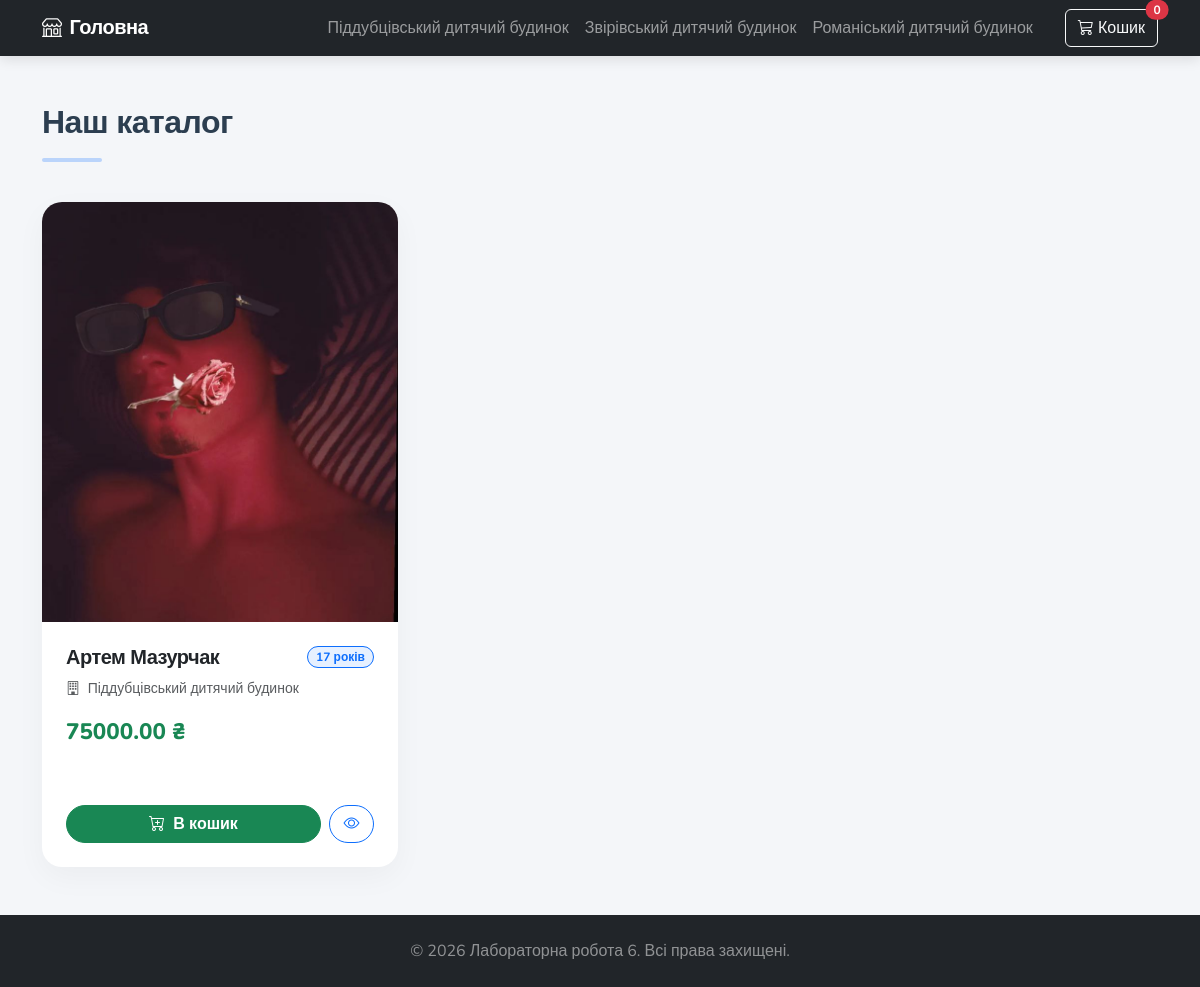
Page /category/1/ on the committed database.
### lab4/models.py (models this page shows, shortened)
class Orphanage(models.Model):
    name = models.CharField(max_length=150, verbose_name="Назва закладу")
    city = models.CharField(max_length=100, verbose_name="Місто")
    created_at = models.DateTimeField(auto_now_add=True, verbose_name="Створено о")
    updated_at = models.DateTimeField(auto_now=True, verbose_name="Оновлено о")
    class Meta:
        verbose_name = "Дитячий будинок"
        verbose_name_plural = "Дитячі будинки"

class Child(models.Model):
    first_name = models.CharField(max_length=50, verbose_name="Ім'я")
    last_name = models.CharField(max_length=50, verbose_name="Прізвище")
    age = models.PositiveIntegerField(verbose_name="Вік")
    price = models.DecimalField(max_digits=10, decimal_places=2, verbose_name="Ціна (грн)")
    orphanage = models.ForeignKey(Orphanage, on_delete=models.CASCADE, verbose_name="Дитячий будинок")
    created_at = models.DateTimeField(auto_now_add=True, verbose_name="Створено о")
    updated_at = models.DateTimeField(auto_now=True, verbose_name="Оновлено о")
    image = models.ImageField(upload_to='children_photos/', blank=True, null=True, verbose_name="Фото")
    is_purchased = models.BooleanField(default=False, verbose_name="Куплено")
    class Meta:
        verbose_name = "Дитина"
        verbose_name_plural = "Діти"

### lab4/views.py (the view)
# urls.py: path('category/<int:orphanage_id>/', views.category_filter, name='category_filter'),
def category_filter(request, orphanage_id):
    orphanage = get_object_or_404(Orphanage, id=orphanage_id)
    children = Child.objects.filter(orphanage=orphanage)
    orphanages = Orphanage.objects.all()
    cart_ids = request.session.get('cart', [])
    cart_items = Child.objects.filter(id__in=cart_ids)
    return render(request, 'index.html', {
        'children': children,
        'orphanages': orphanages,
        'cart_items': cart_items,
        'cart_count': len(cart_ids)
    })

### lab4/templates/index.html (shortened to what this page needs)
<!DOCTYPE html>
<html lang="uk">
<head>
    <link href="https://cdn.jsdelivr.net/npm/bootstrap@5.3.0/dist/css/bootstrap.min.css" rel="stylesheet">
    <link rel="stylesheet" href="https://cdn.jsdelivr.net/npm/bootstrap-icons@1.11.1/font/bootstrap-icons.css">
</head>
<body class="d-flex flex-column min-vh-100">
    <nav class="navbar navbar-expand-lg navbar-dark bg-dark sticky-top">
      <div class="container">
        <a class="navbar-brand fw-bold" href="{% url 'home' %}">
            <i class="bi bi-shop me-2"></i>Головна
        </a>
        <div class="collapse navbar-collapse" id="navbarNav">
          <ul class="navbar-nav ms-auto">
            {% for orphanage in orphanages %}
            <li class="nav-item">
              <a class="nav-link" href="{% url 'category_filter' orphanage.id %}">{{ orphanage.name }}</a>
            </li>
            {% endfor %}
          </ul>
        <button class="btn btn-outline-light position-relative ms-lg-4" data-bs-toggle="offcanvas" data-bs-target="#cartPanel">
    <i class="bi bi-cart3"></i> Кошик
    <span class="position-absolute top-0 start-100 translate-middle badge rounded-pill bg-danger">
        {{ cart_count|default:"0" }}
    </span>
</button>
        </div>
      </div>
    </nav>
    <div class="container mt-5 flex-grow-1">
        <div class="toast-container position-fixed bottom-0 end-0 p-3" style="z-index: 1055;">
</div>
        <div class="row mb-4">
            <div class="col-12">
                <h2 class="fw-bold" style="color: #2c3e50;">Наш каталог</h2>
                <hr style="width: 60px; height: 4px; background-color: #0d6efd; border: none; border-radius: 2px;">
            </div>
        </div>
        <div class="row row-cols-1 row-cols-md-2 row-cols-lg-3 g-4">
            {% for child in children %}
            <div class="col">
                <div class="card custom-card h-100 bg-white">
                    <div class="card-img-wrapper">
                        {% if child.image %}
                            <img src="{{ child.image.url }}" class="card-img-top" alt="Фото">
                        {% else %}
                            <div class="bg-light text-secondary d-flex justify-content-center align-items-center h-100">
                                <i class="bi bi-person-bounding-box" style="font-size: 4rem;"></i>
                            </div>
                        {% endif %}
                    </div>
                    <div class="card-body d-flex flex-column p-4">
                        <div class="d-flex justify-content-between align-items-start mb-2">
                            <h5 class="card-title fw-bold mb-0">{{ child.first_name }} {{ child.last_name }}</h5>
                            <span class="badge bg-primary bg-opacity-10 text-primary rounded-pill border border-primary px-2 py-1">
                                {{ child.age }} років
                            </span>
                        </div>
                        <p class="text-muted small mb-3">
                            <i class="bi bi-building me-1"></i> {{ child.orphanage.name }}
                        </p>
                        <div class="mb-4">
                            <span class="price-tag">{{ child.price }} ₴</span>
                        </div>
                    </div>
                    <div class="card-footer bg-transparent border-top-0 d-flex gap-2 pb-4 px-4">
                        <a href="{% url 'add_to_cart' child.id %}" class="btn btn-success btn-custom flex-grow-1">
                            <i class="bi bi-cart-plus me-1"></i> В кошик
                        </a>
                        <a href="{% url 'child_detail' child.id %}" class="btn btn-outline-primary btn-custom" style="width: 45px; display: flex; align-items: center; justify-content: center;" title="Детальніше">
                            <i class="bi bi-eye"></i>
                        </a>
                    </div>
                </div>
            </div>
            {% endfor %}
        </div>
    </div>
    <footer class="bg-dark text-white text-center py-4 mt-5">
        <div class="container">
            <p class="mb-0 text-white-50">© 2026 Лабораторна робота 6. Всі права захищені.</p>
        </div>
    </footer>
</body>
</html>

### lab4/templates/index.html (style rules this page uses)
body { font-family: 'Nunito', sans-serif; background-color: #f8f9fa; }
h1, h2, h3, h4, h5, .navbar-brand { font-weight: 800; letter-spacing: -0.5px; }
body { background-color: #f4f6f9; }
.navbar { box-shadow: 0 4px 12px rgba(0,0,0,0.1); }
.custom-card { border: none; border-radius: 20px; overflow: hidden; background: #ffffff; box-shadow: 0 10px 30px rgba(0, 0, 0, 0.04); transition: all 0.4s cubic-bezier(0.165, 0.84, 0.44, 1); }
.card-img-wrapper { height: 420px; overflow: hidden; position: relative; }
.custom-card .card-img-top { height: 100%; width: 100%; object-fit: cover; transition: transform 0.6s ease; }
.price-tag { font-size: 1.4rem; font-weight: 800; color: #198754; }
.btn-custom { border-radius: 50px; font-weight: 600; }

### rows in the picture
Orphanage: name "Піддубцівський дитячий будинок"
Orphanage: name "Звірівський дитячий будинок"
Orphanage: name "Романіський дитячий будинок"
Child: image (picture), first_name "Артем", last_name "Мазурчак", age "17", orphanage.name "Піддубцівський дитячий будинок", price "75000.00"

### other values in the picture
{{ cart_count|default:"0" }} "0"
